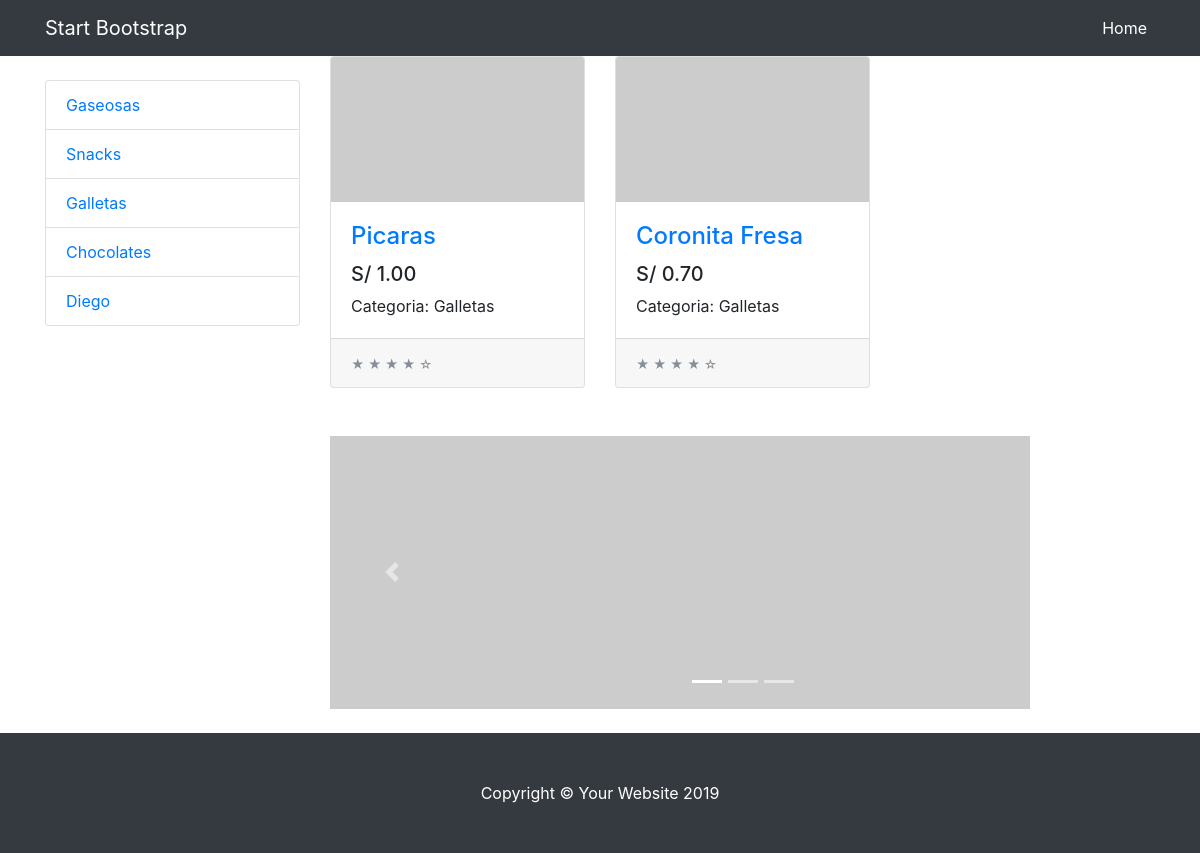
Screenshot of /categoria/3 with the database file from the repository.
### tienda/models.py (models this page shows, shortened)
class Categoria(models.Model):
    nombre = models.CharField(max_length=200)
    pub_date = models.DateField('fecha de registro', auto_now = True)

class Producto(models.Model):
    Categoria = models.ForeignKey(Categoria,on_delete=models.CASCADE)
    nombre = models.CharField(max_length=200)
    precio = models.DecimalField(max_digits=6,decimal_places=2)
    stock = models.IntegerField(default=0)
    pub_date = models.DateTimeField('date published')

### tienda/views.py (the view)
# urls.py: path('categoria', views.CategoriaView.as_view()),
def categoria(request, categoria_id):
    categoria = Categoria.objects.get(pk = categoria_id)
    lista_productos = categoria.producto_set.all()
    lista_categoria= Categoria.objects.all()
    context = {
        'productos': lista_productos,
        'categorias': lista_categoria,
        'categoria': categoria
    }
    return render(request,'index.html', context)

### tienda/templates/index.html (shortened to what this page needs)
{% extends "layout.html"%}
{% block content %}
<div id="carouselExampleIndicators" class="carousel slide my-4" data-ride="carousel">
  <ol class="carousel-indicators">
    <li data-target="#carouselExampleIndicators" data-slide-to="0" class="active"></li>
    <li data-target="#carouselExampleIndicators" data-slide-to="1"></li>
    <li data-target="#carouselExampleIndicators" data-slide-to="2"></li>
  </ol>
  <div class="carousel-inner" role="listbox">
    <div class="carousel-item active">
      <img class="d-block img-fluid" src="http://placehold.it/900x350" alt="First slide" width="700" height="225" >
    </div>
  </div>
  <a class="carousel-control-prev" href="#carouselExampleIndicators" role="button" data-slide="prev">
    <span class="carousel-control-prev-icon" aria-hidden="true"></span>
  </a>
  <a class="carousel-control-next" href="#carouselExampleIndicators" role="button" data-slide="next">
    <span class="carousel-control-next-icon" aria-hidden="true"></span>
  </a>
</div>
{% endblock %}

### tienda/templates/layout.html (shortened to what this page needs)
{% load static %}
<!DOCTYPE html>
<html lang="en">
  <head>
    <link href="{%static 'vendor/bootstrap/css/bootstrap.min.css'%}" rel="stylesheet">
    <link href="{%static 'css/shop.css'%}" rel="stylesheet">
  </head>
  <body>
    <nav class="navbar navbar-expand-lg navbar-dark bg-dark fixed-top">
      <div class="container">
        <a class="navbar-brand" href="#">Start Bootstrap</a>
        <div class="collapse navbar-collapse" id="navbarResponsive">
          <ul class="navbar-nav ml-auto">
            <li class="nav-item active">
              <a class="nav-link" href="/">Home
              </a>
            </li>
          </ul>
        </div>
      </div>
    </nav>
    <div class="container">
      <div class="row">
        <div class="col-lg-3">
            <div class="list-group">
                {% for cat in categorias %}
                <a href="/categoria/{{cat.id}}" class="list-group-item">{{cat.nombre}}</a>
                {% endfor %}
            </div>
        </div>
        <div class="col-lg-9">
              <div class="row">
                {% for prod in productos %}
                <div class="col-lg-4 col-md-6 mb-4">
                  <div class="card h-100">
                    <a href="producto/{{ prod.id }}/"><img class="card-img-top" src="http://placehold.it/700x400" alt=""></a>
                    <div class="card-body">
                      <h4 class="card-title">
                        <a href="producto/{{ prod.id }}">{{ prod.nombre }}</a>
                      </h4>
                      <h5>S/ {{prod.precio}}</h5>
                      <p class="card-text">Categoria: {{ prod.Categoria.nombre}}</p>
                    </div>
                    <div class="card-footer">
                      <small class="text-muted">&#9733; &#9733; &#9733; &#9733; &#9734;</small>
                    </div>
                  </div>
                </div>
                {% endfor %}
              </div>
              {% block content %}{% endblock %}
        </div>
      </div>
    </div>
    <footer class="py-5 bg-dark">
      <div class="container">
        <p class="m-0 text-center text-white">Copyright &copy; Your Website 2019</p>
      </div>
    </footer>
  </body>
</html>

### tienda/static/css/shop.css (style rules this page uses)
body { padding-top: 54px; }
@media (min-width: 992px) { body { padding-top: 56px; } }

### rows the page displays
Categoria: nombre "Gaseosas"
Categoria: nombre "Snacks"
Categoria: nombre "Galletas"
Categoria: nombre "Chocolates"
Categoria: nombre "Diego"
Producto: nombre "Picaras", precio "1.00", Categoria.nombre "Galletas"
Producto: nombre "Coronita Fresa", precio "0.70", Categoria.nombre "Galletas"
